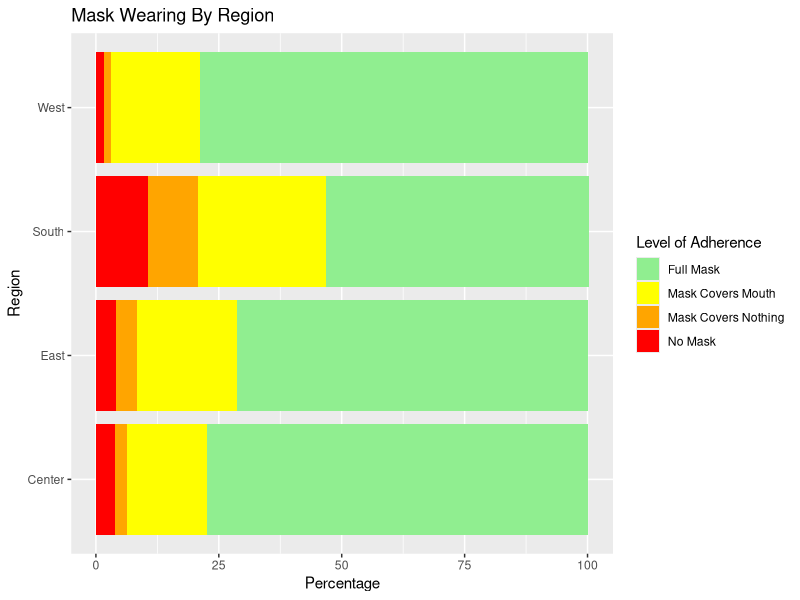
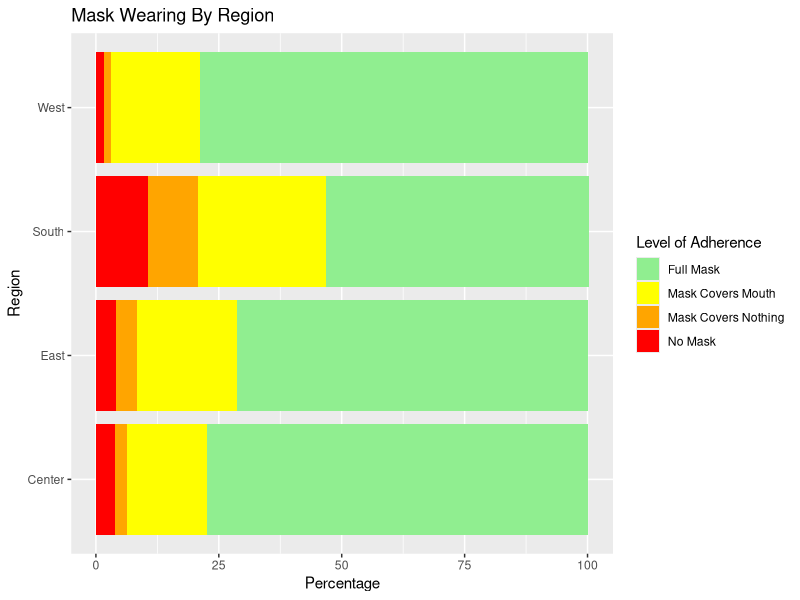

The R source for these figures, in order:
## ---- chunk 1
knitr::opts_chunk$set(echo = FALSE)
options(scipen=999)
library(tidyverse)
library(readr)
library(readxl)
library(cowplot)
## ---- chunk 2
Totals <- read_xlsx("Totals.xlsx")
## ---- chunk 3
pct <- Totals %>%
  mutate(`No Mask` = `No Mask`/`Total` * 100) %>%
  mutate(`Mask Covers Nothing` = `Mask Covers Nothing`/`Total` * 100) %>%
  mutate(`Mask Covers Mouth` = `Mask Covers Mouth`/`Total` * 100) %>%
  mutate(`Full Mask` = `Full Mask`/`Total` * 100)

pct <- pivot_longer(pct, cols = c(`No Mask`, `Mask Covers Nothing`, `Mask Covers Mouth`, `Full Mask`)) %>%
  rename(Percentage = value) %>%
  rename(`Level of Adherence` = name)

region <- ggplot(pct, aes(x = Region, y = Percentage, fill = `Level of Adherence`)) +
  geom_col() +
  coord_flip() +
  scale_fill_manual(values = c("light green", "yellow", "orange", "red")) +
  labs(title = "Mask Wearing By Region")

region

ggsave("region.png")
## ---- chunk 4
City <- read_xlsx("City Data.xlsx")
## ---- chunk 5
City <- City %>%
  filter(`Oblast Center` == 1) %>%

# Drop Kramatorsk due to missing data
  
  filter(City != "Kramatorsk") %>%

# Filter to get only full mask
  
  filter(Category == "Full Mask") %>%

# Multiply HDI by 100 for readability purposes
  
  mutate(`2019 Oblast HDI` = `2019 Oblast HDI` * 100)
## ---- chunk 6
hdireg <- lm(Percentage ~ `2019 Oblast HDI` + `2020 City Population` + `Total Ukr Cases`, data = City)

summary(hdireg)
